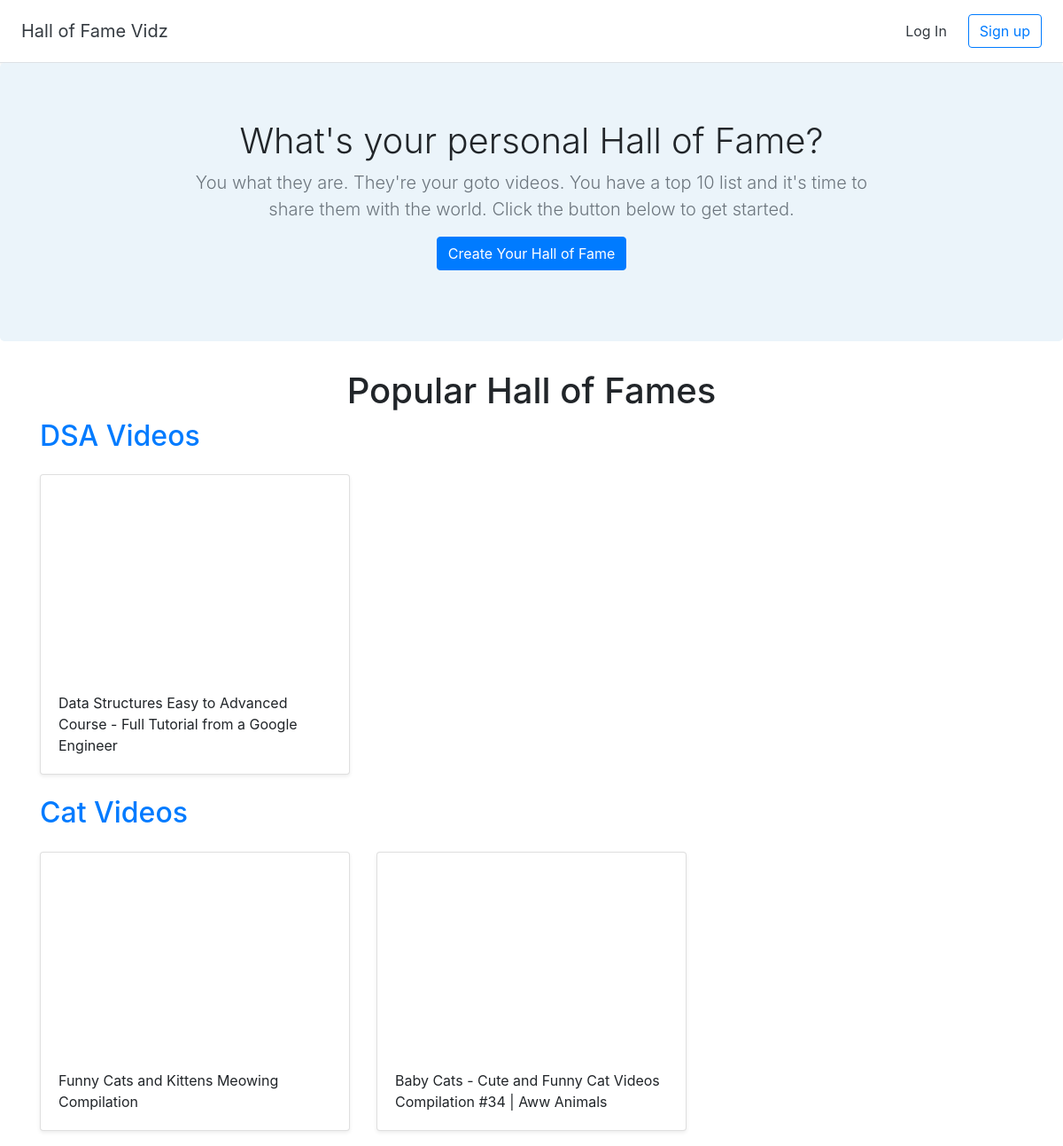
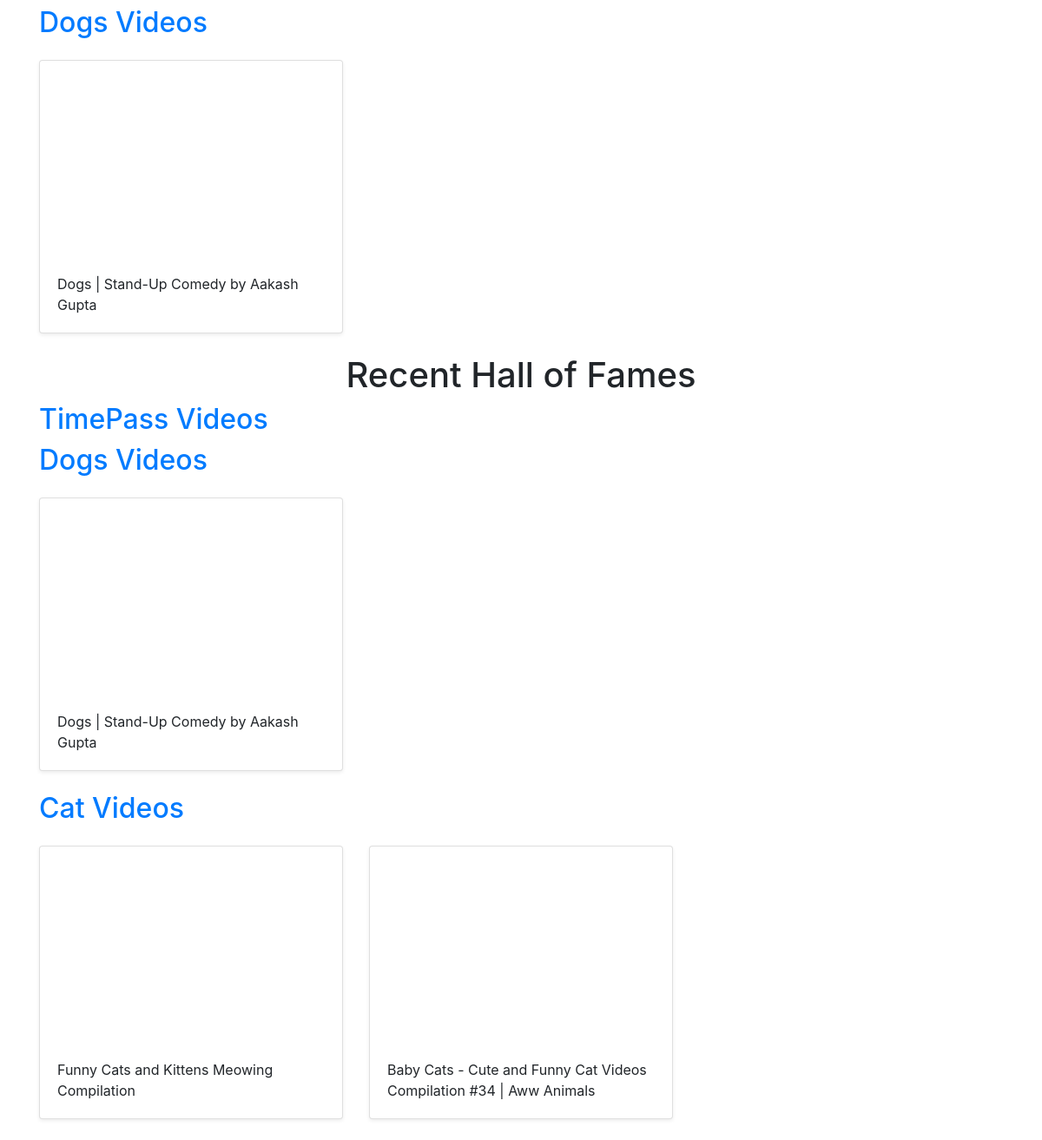
The page / on the database its author committed (2 pictures, top to bottom).
### halls/models.py (models this page shows)
class Hall(models.Model):
    title = models.CharField(max_length=255)
    user = models.ForeignKey(User,on_delete=models.CASCADE)

class Video(models.Model):
    title = models.CharField(max_length=255)
    url = models.URLField()
    youtube_id = models.CharField(max_length=255)
    hall = models.ForeignKey(Hall,on_delete=models.CASCADE)

### halls/views.py (the view)
# urls.py: 2. Add a URL to urlpatterns:  path('', views.home, name='home')
def home(request):
    recent_halls = Hall.objects.all().order_by('-id')[:3]
    popular_halls = [Hall.objects.get(pk=1),Hall.objects.get(pk=2),Hall.objects.get(pk=3)]
    return render(request, 'halls/home.html', {'recent_halls':recent_halls, 'popular_halls':popular_halls})

### halls/templates/halls/home.html
{% extends 'halls/base.html' %}
{% block content %}
<section class="jumbotron text-center">
  <div class="container">
    <h1 class="jumbotron-heading">What's your personal Hall of Fame?</h1>
    <p class="lead text-muted">You what they are. They're your goto videos. You have a top 10 list and it's time to share them with the world. Click the button below to get started.</p>
    <p>
      <a href="{% url 'create_hall' %}" class="btn btn-primary">Create Your Hall of Fame</a>
    </p>
  </div>
</section>
<div class="container">
  <h1 class="text-center">Popular Hall of Fames</h1>
  {% for hall in popular_halls %}
<h2><a href="{% url 'detail_hall' hall.id %}">{{ hall.title }}</a></h2>
  <div class="row">
    {% for video in hall.video_set.all %}
    <div class="col-md-4 mt-3">
      <div class="card mb-4 shadow-sm">
        <iframe width="100%" height="225" src="https://www.youtube.com/embed/{{ video.youtube_id }}" frameborder="0" allow="accelerometer; autoplay; encrypted-media; gyroscope; picture-in-picture" allowfullscreen></iframe>
        <div class="card-body">
          <p class="card-text">{{ video.title }}</p>
        </div>
      </div>
    </div>
    {% endfor %}
    </div>
  {% endfor %}
  <h1 class="text-center">Recent Hall of Fames</h1>
  {% for hall in recent_halls %}
<h2><a href="{% url 'detail_hall' hall.id %}">{{ hall.title }}</a></h2>
  <div class="row">
    {% for video in hall.video_set.all %}
    <div class="col-md-4 mt-3">
      <div class="card mb-4 shadow-sm">
        <iframe width="100%" height="225" src="https://www.youtube.com/embed/{{ video.youtube_id }}" frameborder="0" allow="accelerometer; autoplay; encrypted-media; gyroscope; picture-in-picture" allowfullscreen></iframe>
        <div class="card-body">
          <p class="card-text">{{ video.title }}</p>
        </div>
      </div>
    </div>
    {% endfor %}
    </div>
  {% endfor %}
</div>
{% endblock %}

### halls/templates/halls/base.html (shortened to what this page needs)
<!doctype html>
<html lang="en">
{% load static %}
<head>
  <link rel="stylesheet" href="https://stackpath.bootstrapcdn.com/bootstrap/4.2.1/css/bootstrap.min.css">
  <link href="{% static 'custom.css' %}" rel="stylesheet">
</head>
<body>
  <div class="d-flex flex-column flex-md-row align-items-center p-3 px-md-4 bg-white border-bottom shadow-sm">
    <h5 class="my-0 mr-md-auto font-weight-normal"><a href="{% url 'home' %}" class="text-dark">Hall of Fame Vidz</a></h5>
    <nav class="my-2 my-md-0 mr-md-3">
      {% if user.is_authenticated %}
      <a class="p-2 text-dark" href="{% url 'dashboard' %}">Dashboard</a>
      <a class="p-2 text-dark" href="{% url 'logout' %}">Log Out</a>
      {% else %}
      <a class="p-2 text-dark" href="{% url 'login' %}">Log In</a>
      {% endif %}
    </nav>
    {% if user.is_authenticated == False %}
    <a class="btn btn-outline-primary" href="{% url 'signup' %}">Sign up</a>
    {% endif %}
  </div>
  {% block content %}
  {% endblock %}
</body>
</html>

### halls/static/custom.css (style rules this page uses)
.jumbotron { background-color: #EBF4FA; }
.jumbotron-heading { font-weight: 300; }
.jumbotron .container { max-width: 51rem; }

### rows shown on the page
Hall: title "DSA Videos"
Video: title "Data Structures Easy to Advanced Course - Full Tutorial from a Google Engineer"
Hall: title "Cat Videos"
Video: title "Funny Cats and Kittens Meowing Compilation"
Video: title "Baby Cats - Cute and Funny Cat Videos Compilation #34 | Aww Animals"
Hall: title "Dogs Videos"
Video: title "Dogs | Stand-Up Comedy by Aakash Gupta"
Hall: title "TimePass Videos"
